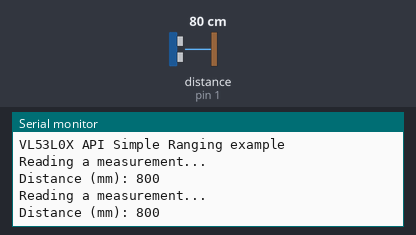
Recording of a sketch running on a simulated Arduino Uno, built with avr-gcc and run on an emulated ATmega328P. Parts: the last lines printed to the serial monitor. The inputs (shaded band) are chosen by the test bench; at power-on: distance to the obstacle (sensor on pin 1) 80 cm.

Above: at 1.8 s.
1.9 s: distance to the obstacle (sensor on pin 1) set to 250 cm
At 2.7 s:
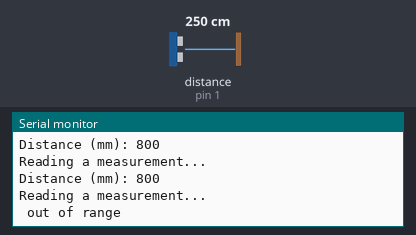
4.6 s: distance to the obstacle (sensor on pin 1) set to 2 cm
At 6.0 s:
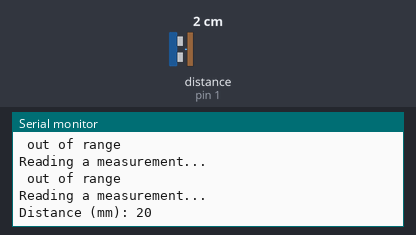

The sketch:

vl53l0x.ino
```cpp
#include "Adafruit_VL53L0X.h"

Adafruit_VL53L0X lox = Adafruit_VL53L0X();

void setup() {
  Serial.begin(115200);

  // wait until serial port opens for native USB devices
  while (! Serial) {
    delay(1);
  }

  Serial.println("Adafruit VL53L0X test");
  if (!lox.begin(1)) {
    Serial.println(F("Failed to boot VL53L0X"));
    while(1);
  }
  // power
  Serial.println(F("VL53L0X API Simple Ranging example\n\n"));
}


void loop() {
  VL53L0X_RangingMeasurementData_t measure;

  Serial.println("Reading a measurement... ");
  lox.getSingleRangingMeasurement( &measure, true );         // pass in 'true' to get debug data printout!

  if (measure.RangeStatus != 4) {  // phase failures have incorrect data
    Serial.print("Distance (mm): "); Serial.println(measure.RangeMilliMeter);
  } else {
    Serial.println(" out of range ");
  }

  delay(1000);
}
```

Measured:
- after the input at 1.9 s, the serial monitor: prints a new line after 0.20 s (image 1)
- after the input at 4.6 s, the serial monitor: prints a new line after 0.60 s (image 2)
